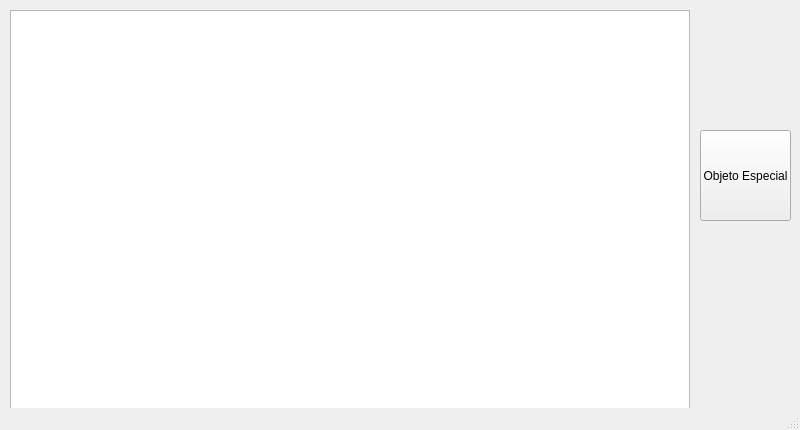
<?xml version="1.0" encoding="UTF-8"?>
<ui version="4.0">
 <class>MainWindow</class>
 <widget class="QMainWindow" name="MainWindow">
  <property name="geometry">
   <rect>
    <x>0</x>
    <y>0</y>
    <width>800</width>
    <height>430</height>
   </rect>
  </property>
  <property name="minimumSize">
   <size>
    <width>800</width>
    <height>430</height>
   </size>
  </property>
  <property name="maximumSize">
   <size>
    <width>800</width>
    <height>430</height>
   </size>
  </property>
  <property name="sizeIncrement">
   <size>
    <width>780</width>
    <height>420</height>
   </size>
  </property>
  <property name="windowTitle">
   <string>MainWindow</string>
  </property>
  <widget class="QWidget" name="centralwidget">
   <widget class="QGraphicsView" name="Grafica">
    <property name="geometry">
     <rect>
      <x>10</x>
      <y>10</y>
      <width>680</width>
      <height>400</height>
     </rect>
    </property>
   </widget>
   <widget class="QPushButton" name="objetoEspecial">
    <property name="geometry">
     <rect>
      <x>700</x>
      <y>130</y>
      <width>91</width>
      <height>91</height>
     </rect>
    </property>
    <property name="text">
     <string>Objeto Especial</string>
    </property>
   </widget>
  </widget>
  <widget class="QMenuBar" name="menubar">
   <property name="geometry">
    <rect>
     <x>0</x>
     <y>0</y>
     <width>800</width>
     <height>21</height>
    </rect>
   </property>
  </widget>
  <widget class="QStatusBar" name="statusbar"/>
 </widget>
 <resources/>
 <connections/>
</ui>
